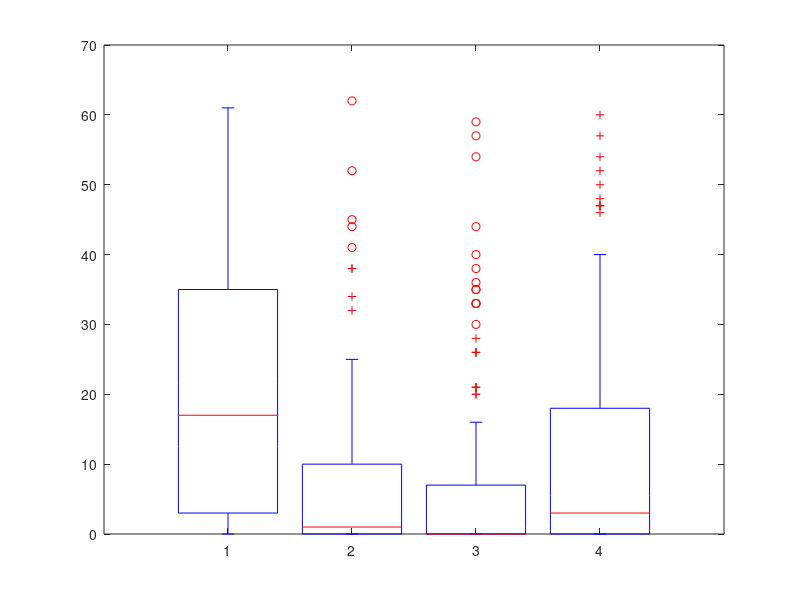

Recreate this plot in MATLAB.
function analyzedata()
%drive
drive8=[61	58	57	56	55	54	54	54	54	54	54	53	51	49	47	47	46	44	44	43	42	41	41	41	40	40	39	37	36	35	35	35	35	34	33	33	32	32	32	31	31	27	26	26	25	25	21	21	20	20	20	20	20	20	19	19	19	19	19	19	19	17	17	17	17	15	13	13	13	13	12	12	12	10	9	8	8	8	8	6	6	5	5	5	5	5	4	4	4	4	3	3	3	3	3	3	3	3	2	2	2	1	1	1	1	1	0	0	0	0	0	0	0	0	0	0	0	0	0	0	0	0	0	0	0
];
drive5=[62	52	45	44	41	38	38	34	32	25	24	24	24	23	22	22	21	21	21	20	20	20	20	17	17	17	17	15	15	13	13	10	8	8	6	6	5	5	5	5	4	4	4	3	3	3	3	3	2	2	2	2	2	2	2	2	2	2	2	1	1	1	1	1	0	0	0	0	0	0	0	0	0	0	0	0	0	0	0	0	0	0	0	0	0	0	0	0	0	0	0	0	0	0	0	0	0	0	0	0	0	0	0	0	0	0	0	0	0	0	0	0	0	0	0	0	0	0	0	0	0	0	0	0	0
];
drive3=[59	57	54	44	40	38	36	35	35	33	33	33	30	28	26	26	26	21	21	21	20	20	16	14	11	10	9	8	8	8	8	7	6	6	6	6	6	4	4	4	4	3	3	3	3	2	2	1	1	1	1	0	0	0	0	0	0	0	0	0	0	0	0	0	0	0	0	0	0	0	0	0	0	0	0	0	0	0	0	0	0	0	0	0	0	0	0	0	0	0	0	0	0	0	0	0	0	0	0	0	0	0	0	0	0	0	0	0	0	0	0	0	0	0	0	0	0	0	0	0	0	0	0	0	0
];
drive1=[60	57	54	52	50	48	47	47	47	46	40	37	37	35	35	34	34	34	34	33	29	29	26	26	25	25	24	24	24	21	19	18	17	17	14	14	13	13	8	8	8	8	6	6	6	6	6	6	6	6	6	6	6	5	4	4	3	3	3	3	3	3	3	3	3	2	2	2	2	2	2	2	1	1	1	1	1	1	1	0	0	0	0	0	0	0	0	0	0	0	0	0	0	0	0	0	0	0	0	0	0	0	0	0	0	0	0	0	0	0	0	0	0	0	0	0	0	0	0	0	0	0	0	0	0
];
boxplot([drive8' drive5' drive3' drive1'])
%bass
bass1=[51	43	41	40	37	36	36	35	34	28	26	26	26	25	22	21	21	20	20	20	20	19	19	18	17	17	17	17	13	9	9	8	7	6	6	6	6	6	6	5	5	4	3	3	3	3	3	3	3	2	2	2	2	1	1	1	0	0	0	0	0	0	0	0	0	0	0	0	0	0	0	0	0	0	0	0	0	0	0	0	0	0	0	0	0	0	0	0	0	0	0	0	0	0	0	0	0	0	0	0
];
bass3=[46	35	35	34	30	25	22	21	21	21	19	13	10	8	6	6	6	6	6	5	4	4	3	3	3	3	3	2	2	2	2	2	2	2	1	1	1	1	0	0	0	0	0	0	0	0	0	0	0	0	0	0	0	0	0	0	0	0	0	0	0	0	0	0	0	0	0	0	0	0	0	0	0	0	0	0	0	0	0	0	0	0	0	0	0	0	0	0	0	0	0	0	0	0	0	0	0	0	0	0
];
bass5=[39	35	32	32	31	27	24	24	23	21	21	20	20	20	20	17	17	17	15	14	13	13	12	12	11	10	8	8	8	6	6	6	5	5	5	5	4	4	3	3	3	3	3	3	2	2	2	2	1	1	1	1	1	1	1	0	0	0	0	0	0	0	0	0	0	0	0	0	0	0	0	0	0	0	0	0	0	0	0	0	0	0	0	0	0	0	0	0	0	0	0	0	0	0	0	0	0	0	0	0
];
bass7=[54	49	45	44	40	40	38	37	35	34	34	33	33	33	31	29	29	25	24	24	24	21	20	20	19	19	19	19	17	16	14	14	13	13	13	12	10	8	8	8	8	6	6	6	6	5	5	4	4	4	4	3	3	3	3	3	3	2	2	2	2	1	0	0	0	0	0	0	0	0	0	0	0	0	0	0	0	0	0	0	0	0	0	0	0	0	0	0	0	0	0	0	0	0	0	0	0	0	0	0
];
bass9=[62	61	60	59	58	57	57	57	56	55	54	54	54	54	54	54	54	53	52	52	50	48	47	47	47	47	47	46	44	44	44	42	41	41	41	40	38	38	37	35	35	35	34	34	33	33	33	32	32	26	26	26	26	25	25	24	21	20	20	19	17	17	15	15	13	8	8	8	8	8	6	6	5	4	4	4	4	3	3	2	2	2	2	1	1	1	1	1	1	0	0	0	0	0	0	0	0	0	0	0
];

%mid
mid1=[62	61	60	59	57	57	54	54	54	52	47	46	44	43	40	40	37	37	36	36	35	35	34	34	33	32	31	31	26	26	26	26	25	25	24	24	24	23	22	22	21	20	20	20	18	17	16	15	14	13	13	8	8	8	6	6	6	6	4	4	4	4	4	3	3	3	3	3	2	2	1	1	0	0	0	0	0	0	0	0	0	0	0	0	0	0	0	0	0	0	0	0	0	0	0	0	0	0	0	0
];
mid3=[57	55	54	47	47	44	38	37	34	33	33	27	21	20	20	20	20	20	19	19	17	17	17	12	10	10	8	6	5	5	5	5	4	4	3	3	3	3	3	3	3	3	3	2	2	2	2	1	1	1	1	1	0	0	0	0	0	0	0	0	0	0	0	0	0	0	0	0	0	0	0	0	0	0	0	0	0	0	0	0	0	0	0	0	0	0	0	0	0	0	0	0	0	0	0	0	0	0	0	0
];
mid5=[54	47	46	42	41	41	35	35	34	33	26	21	21	21	17	17	17	17	14	13	13	12	9	8	8	8	8	8	6	6	6	6	6	5	5	5	5	4	3	3	2	2	1	1	1	1	1	1	0	0	0	0	0	0	0	0	0	0	0	0	0	0	0	0	0	0	0	0	0	0	0	0	0	0	0	0	0	0	0	0	0	0	0	0	0	0	0	0	0	0	0	0	0	0	0	0	0	0	0	0
];
mid7=[54	49	48	47	38	38	33	30	29	26	26	25	25	24	21	20	20	20	20	19	19	15	15	13	13	13	10	9	8	8	8	8	6	6	6	6	5	4	3	3	3	3	3	2	2	2	2	2	2	2	2	1	1	1	1	1	0	0	0	0	0	0	0	0	0	0	0	0	0	0	0	0	0	0	0	0	0	0	0	0	0	0	0	0	0	0	0	0	0	0	0	0	0	0	0	0	0	0	0	0
];
mid9=[58	56	54	54	53	52	51	50	45	44	44	41	41	40	40	39	35	35	35	35	34	34	33	32	32	32	29	28	25	24	24	21	21	21	19	19	19	19	17	17	14	13	12	11	8	7	6	6	6	6	6	6	5	4	4	4	4	3	3	3	3	3	2	2	2	2	2	2	2	1	1	1	0	0	0	0	0	0	0	0	0	0	0	0	0	0	0	0	0	0	0	0	0	0	0	0	0	0	0	0
];

%treble
treble1=[57	57	54	53	52	50	48	47	47	47	44	44	44	43	42	41	38	35	35	35	34	34	34	33	32	31	29	26	26	25	24	24	22	21	21	20	20	20	20	13	13	13	13	10	9	8	8	8	8	7	6	6	6	6	5	5	4	4	4	4	3	3	3	3	3	3	2	2	1	1	1	1	0	0	0	0	0	0	0	0	0	0	0	0	0	0	0	0	0	0	0	0	0	0	0	0	0	0	0	0
];
treble3=[58	54	44	33	33	26	26	26	25	25	24	24	19	19	17	17	14	13	13	13	12	11	8	8	8	6	6	5	5	4	4	4	4	4	3	3	3	3	3	2	2	2	2	2	2	2	1	1	1	0	0	0	0	0	0	0	0	0	0	0	0	0	0	0	0	0	0	0	0	0	0	0	0	0	0	0	0	0	0	0	0	0	0	0	0	0	0	0	0	0	0	0	0	0	0	0	0	0	0	0
];
treble5=[54	49	47	41	33	33	28	21	20	20	19	19	19	14	14	13	12	10	8	8	6	6	5	4	3	3	3	3	3	3	3	3	3	3	2	2	2	2	2	2	2	2	1	1	1	1	1	1	0	0	0	0	0	0	0	0	0	0	0	0	0	0	0	0	0	0	0	0	0	0	0	0	0	0	0	0	0	0	0	0	0	0	0	0	0	0	0	0	0	0	0	0	0	0	0	0	0	0	0	0
];
treble7=[54	54	54	46	41	40	39	38	37	35	35	35	34	34	33	32	30	27	24	23	21	20	20	20	20	20	19	19	18	17	17	17	17	15	15	12	8	8	6	6	6	6	6	5	5	4	4	4	3	3	3	2	2	2	0	0	0	0	0	0	0	0	0	0	0	0	0	0	0	0	0	0	0	0	0	0	0	0	0	0	0	0	0	0	0	0	0	0	0	0	0	0	0	0	0	0	0	0	0	0
];
treble9=[62	61	60	59	57	56	55	54	54	52	51	47	46	45	41	40	40	40	38	37	37	36	36	35	35	34	32	32	31	29	26	26	25	25	24	22	21	21	21	21	21	20	19	17	17	17	17	16	15	10	9	8	8	8	6	6	6	6	6	6	6	5	5	5	3	3	2	2	2	1	1	1	1	1	1	1	1	0	0	0	0	0	0	0	0	0	0	0	0	0	0	0	0	0	0	0	0	0	0	0
];


end

